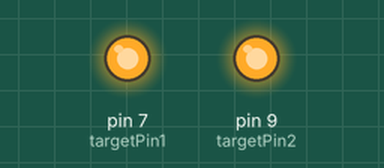
A sketch run on a simulated Arduino Uno, built with avr-gcc and run on an emulated ATmega328P. On the bench: output pins drawn as LEDs (lit = HIGH).

Above: at 0.06 s.
At 1.73 s:
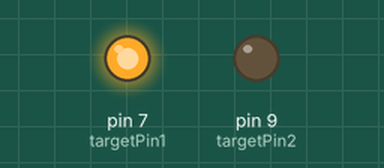
At 3.0 s:
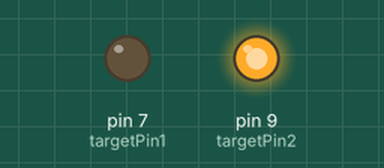
Timing chart, 0 to 3.6 s (numbered marks = the images above):
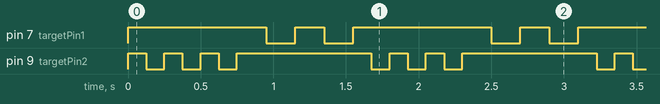

The sketch:

blikani_externi_stridani_ruzne_rychlosti.ino
```cpp
int targetPin1 = 7;
int targetPin2 = 9;

int T1 = 250; //ms
int T2 = 400;

int repeat1 = 3;
int repeat2 = 2;

void setup() {
  pinMode(targetPin1, OUTPUT);
  pinMode(targetPin2, OUTPUT);
}

void loop() {
  // první svítí, druhá bliká
  ledOn(targetPin1);
  blinkRepeatedly(targetPin2, repeat1, T1);
  ledOff(targetPin1);

  // druhá svítí, první bliká
  ledOn(targetPin2);
  blinkRepeatedly(targetPin1, repeat2, T2);
  ledOff(targetPin2);
}

void ledOn(int pinID) {
  digitalWrite(pinID, HIGH);
}

void ledOff(int pinID) {
  digitalWrite(pinID, LOW);
}

void blinkRepeatedly(int pinID, int repeatTimes, int repeatPeriod) {
  for (int i = 0; i < repeatTimes; i++) {
    blink(pinID, repeatPeriod / 2);
    delay(repeatPeriod / 2);
  }
}

void blink(int pinID, int delayTime) {
  ledOn(pinID);
  delay(delayTime);
  ledOff(pinID);
}
```

Measured:
- by itself, pin 7 (targetPin1): repeats every 1.6 s: LOW 0.20 s, HIGH 0.20 s, LOW 0.20 s, HIGH 0.95 s
- by itself, pin 9 (targetPin2): repeats every 1.6 s: 2 × (LOW 0.13 s, HIGH 0.13 s), LOW 0.13 s, HIGH 0.93 s
- by itself, everything shown: repeats every 1.6 s, in 10 steps
